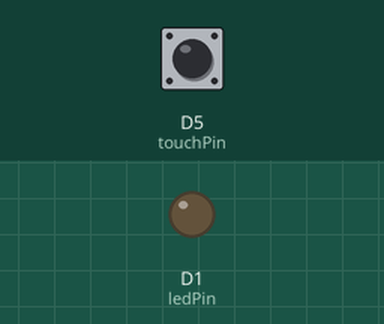
This sketch was run on a simulated ESP8266 (NodeMCU). Shown: output pins drawn as LEDs (lit = HIGH). The test bench sets the inputs (shaded band); at power-on: D5 (touchPin) LOW.

Above: at 1.2 s.
1.3 s: D5 (touchPin) pulled HIGH for 0.15 s
At 1.37 s:
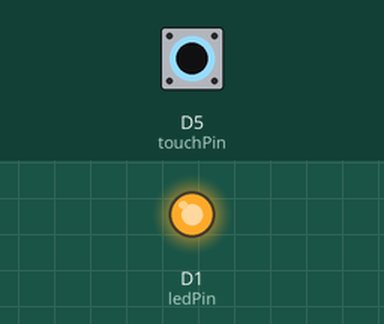
2.9 s: D5 (touchPin) pulled HIGH for 3.2 s
At 6.4 s:
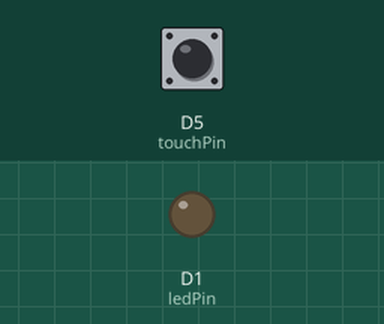
Timing chart, 0 to 7.9 s (numbered marks = the images above; inputs shaded):
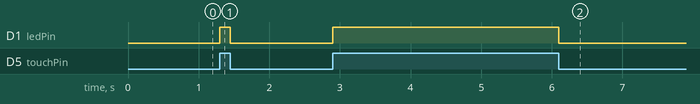

The sketch:

touchSwitch.ino
```cpp
#include <ESP8266WiFi.h>

const int touchPin = D5;
const int ledPin =  D1;

// variables will change:
int buttonState = 0;

void setup() {
  // put your setup code here, to run once:
   pinMode(touchPin, INPUT);
   pinMode(ledPin, OUTPUT);
}

void loop() {
  // put your main code here, to run repeatedly:
  buttonState = digitalRead(touchPin);
  if (buttonState == HIGH) {
    // turn LED on:
    digitalWrite(ledPin, HIGH);
  } else {
    // turn LED off:
    digitalWrite(ledPin, LOW);
  }
}
```

Measured:
- after the input at 1.3 s, D1 (ledPin): LOW → HIGH at once, → LOW 0.15 s later
- after the input at 2.9 s, D1 (ledPin): LOW → HIGH at once, → LOW 3.2 s later
